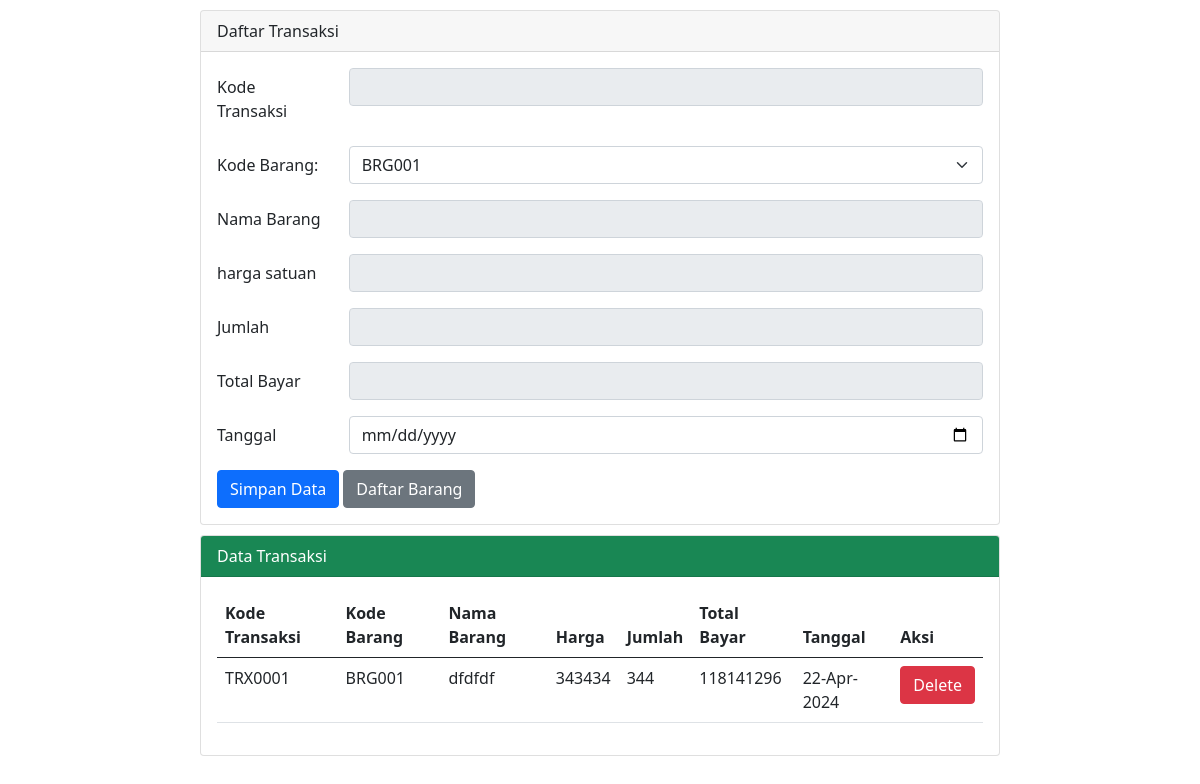
Page /transaksi.php on the committed database.
### tables this page shows
CREATE TABLE `transaksi` (
  `kode_transaksi` varchar(10) NOT NULL,
  `kode_brg` varchar(6) NOT NULL,
  `nama_brg` varchar(100) NOT NULL,
  `harga` bigint(10) NOT NULL,
  `jumlah` int(4) NOT NULL,
  `total_bayar` bigint(10) NOT NULL,
  `tanggal` date NOT NULL
);

CREATE TABLE `barang` (
  `kode_brg` varchar(6) NOT NULL,
  `nama_brg` varchar(100) NOT NULL,
  `merk` varchar(30) NOT NULL,
  `harga` bigint(10) NOT NULL,
  `jumlah` int(4) NOT NULL
);

### transaksi.php (the view, shortened to what this page needs)
<?php
$host       = "localhost";
$user       = "root";
$pass       = "";
$db         = "sipenjualan_danuardi";
$koneksi    = mysqli_connect($host, $user, $pass, $db);
$kode_transaksi = "";
$kode_brg       = "";
$nama_brg       = "";
$harga          = "";
$jumlah         = "";
$total_bayar    = "";
$tanggal           = "";
?>
<!DOCTYPE html>
<html lang="en">
<head>
    <link href="https://cdn.jsdelivr.net/npm/bootstrap@5.0.0-beta2/dist/css/bootstrap.min.css" rel="stylesheet">
</head>
<body>
    <div class="mx-auto">
        <div class="card">
            <div class="card-header">
                Daftar Transaksi
            </div>
            <div class="card-body">
                <form action="" method="POST">
                    <div class="mb-3 row">
                        <label for="kode_transaksi" class="col-sm-2 col-form-label">Kode Transaksi</label>
                        <div class="col-sm-10">
                            <input type="text" class="form-control" id="kode_transaksi" required="required" name="kode_transaksi" value="<?php echo $kode_transaksi ?>" readonly>
                        </div>
                    </div>
                    <div class="mb-3 row">
                    <label for="kode_brg"  class="col-sm-2 col-form-label">Kode Barang:</label><br>
                        <div class="col-sm-10">
                        <select class="form-select" required="required" name="kode_brg" id="kode_brg">
                                <?php
                                $sql_kode_brg = "SELECT kode_brg FROM barang";
                                $result_kode_brg = mysqli_query($koneksi, $sql_kode_brg);
                                while ($row_kode_brg = mysqli_fetch_array($result_kode_brg)) {
                                    $selected = ($row_kode_brg['kode_brg'] == $kode_brg) ? 'selected' : '';
                                    echo "<option value='" . $row_kode_brg['kode_brg'] . "' $selected>" . $row_kode_brg['kode_brg'] . "</option>";
                                }
                                ?>
                            </select>
                        </div>
                    </div>
                    <div class="mb-3 row">
                        <label for="nama_brg" class="col-sm-2 col-form-label">Nama Barang</label>
                        <div class="col-sm-10">
                            <input type="text" class="form-control" id="nama_brg" required="required" name="nama_brg" value="<?php echo $nama_brg ?>"readonly>
                        </div>
                    </div>
                    <div class="mb-3 row">
                        <label for="harga" class="col-sm-2 col-form-label">harga satuan</label>
                        <div class="col-sm-10">
                            <input type="number" class="form-control" id="harga" required="required" name="harga" value="<?php echo $harga ?>"readonly>
                        </div>
                    </div>
                    <div class="mb-3 row">
                        <label for="jumlah" class="col-sm-2 col-form-label">Jumlah</label>
                        <div class="col-sm-10">
                            <input type="number" class="form-control" id="jumlah" required="required" name="jumlah" value="<?php echo $jumlah ?>"readonly>
                        </div>
                    </div>
                    <div class="mb-3 row">
                    <label for="total_bayar" class="col-sm-2 col-form-label">Total Bayar</label>
                        <div class="col-sm-10">
                            <input type="text" class="form-control" id="total_bayar" required="required" name="total_bayar" value="<?php echo $total_bayar ?>" readonly>
                        </div>
                    </div>
                    <div class="mb-3 row">
                        <label for="tanggal" class="col-sm-2 col-form-label">Tanggal</label>
                        <div class="col-sm-10">
                            <input type="date" class="form-control" id="tanggal" required="required" name="tanggal" value="<?php echo $tanggal ?>">
                        </div>
                    </div>
                    <div class="col-12">
                    <td scope="row">
                        <input type="submit" name="simpan" value="Simpan Data" class="btn btn-primary" />
                        <a href="index.php"><button type="button" class="btn btn-secondary">Daftar Barang</button></a>
                    </td>
                    </div>
                </form>
            </div>
        </div>
        <div class="card">
            <div class="card-header text-white bg-success">
                Data Transaksi
            </div>
            <div class="card-body" >
                            <table class="table" style="width:100%">
                    <thead>
                        <tr>
                            <th scope="col">Kode Transaksi</th>
                            <th scope="col">Kode Barang</th>
                            <th scope="col">Nama Barang</th>
                            <th scope="col">Harga</th>
                            <th scope="col">Jumlah</th>
                            <th scope="col">Total Bayar</th>
                            <th scope="col">Tanggal</th>
                            <th scope="col">Aksi</th>
                        </tr>
                    </thead>
                    <tbody>
                        <?php
                        $sql = "SELECT t.*, b.nama_brg, b.harga, b.jumlah
                                FROM transaksi t
                                INNER JOIN barang b ON t.kode_brg = b.kode_brg
                                ORDER BY t.kode_transaksi DESC";
                        $result = mysqli_query($koneksi, $sql);
                        while ($r2 = mysqli_fetch_array($result)) {
                            $kode_transaksi    = $r2['kode_transaksi'];
                            $kode_brg          = $r2['kode_brg'];
                            $nama_brg          = $r2['nama_brg'];
                            $harga             = $r2['harga'];
                            $jumlah            = $r2['jumlah'];
                            $total_bayar       = $r2['total_bayar'];
                            $tanggal           = $r2['tanggal'];
                        ?>
                            <tr>
                                <td scope="row"><?php echo $kode_transaksi ?></td>
                                <td scope="row"><?php echo $kode_brg ?></td>
                                <td scope="row"><?php echo $nama_brg ?></td>
                                <td scope="row"><?php echo $harga ?></td>
                                <td scope="row"><?php echo $jumlah ?></td>
                                <td scope="row"><?php echo $total_bayar ?></td>
                                <td scope="row"><?php echo date('d-M-Y', strtotime($tanggal)) ?></td>
                                <td scope="row">
                                    <a href="transaksi.php?op=delete&kode_transaksi=<?php echo $kode_transaksi?>" onclick="return confirm('Yakin mau delete data?')"><button type="button" class="btn btn-danger">Delete</button></a>
                                </td>
                            </tr>
                        <?php
                        }
                        ?>
                    </tbody>
                </table>
            </div>
        </div>
    </div>
</body>
</html>

### transaksi.php (style rules this page uses)
.mx-auto { width: 800px }
.card { margin-top: 10px; }

### rows in the picture
transaksi: kode_transaksi "TRX0001", kode_brg "BRG001", kode_brg.nama_brg "dfdfdf", kode_brg.harga "343434", kode_brg.jumlah "344", total_bayar "118141296", tanggal "22-Apr-2024"

### other values in the picture
form field kode_brg "BRG001"
